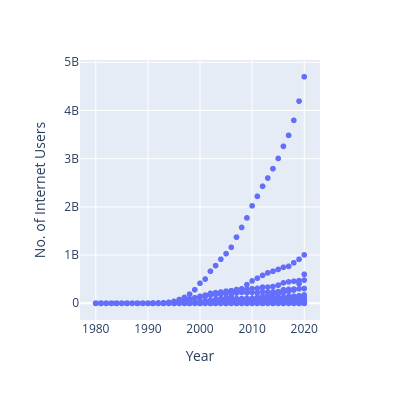

The notebook cell this image was saved under:
### Code cell
import plotly.express as px
fig = px.scatter(data_frame=df1, x='Year', y='No. of Internet Users', width=400, height=400)
fig.show()

### Figure 1 — Plotly figure (JSON) as saved in the notebook; plotly's stock layout.template omitted (floating-point values rounded to 4 significant figures; data arrays with more than 128 entries replaced by an {"elided": "..."} marker saying what was removed)
{"data": [{"hovertemplate": "Year=%{x}<br>No. of Internet Users=%{y}<extra></extra>", "legendgroup": "", "marker": {"color": "#636efa", "symbol": "circle"}, "mode": "markers", "name": "", "showlegend": false, "type": "scattergl", "x": {"elided": "8867 int values"}, "xaxis": "x", "y": {"elided": "8867 int values"}, "yaxis": "y"}], "layout": {"height": 400, "legend": {"tracegroupgap": 0}, "margin": {"t": 60}, "width": 400, "xaxis": {"anchor": "y", "domain": [0, 1], "title": {"text": "Year"}}, "yaxis": {"anchor": "x", "domain": [0, 1], "title": {"text": "No. of Internet Users"}}}}
